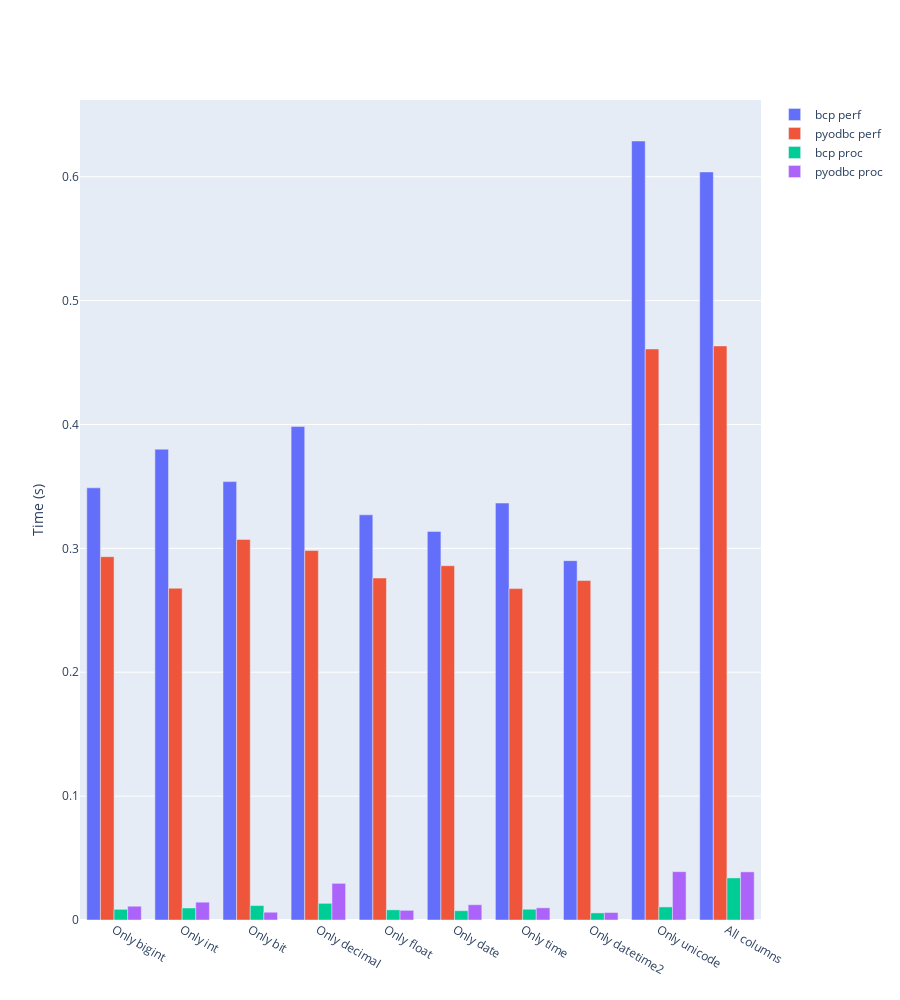

Source (notebook cell):
### Markdown cell above
As we can see, bulk inserts can use a table lock more effectively than odbc inserts.

## Small Batchsize

The next benchmark demonstrates that when inserting small amounts of rows, the fact that odbc can cache the database connection and bcp needs to reconnect for every bulk insert (as it runs in a subprocess) can be more important than bcp's better performance

### Code cell
benchmark(list(gen_fns.keys())[:-2], False, 1_000, True)

### Figure 1 — Plotly figure (JSON) as saved in the notebook; plotly's stock layout.template omitted (floating-point values rounded to 4 significant figures)
{"data": [{"name": "bcp perf", "type": "bar", "x": ["Only bigint", "Only int", "Only bit", "Only decimal", "Only float", "Only date", "Only time", "Only datetime2", "Only unicode", "All columns"], "y": [0.3488, 0.38, 0.3539, 0.3983, 0.3271, 0.3137, 0.3366, 0.2901, 0.6288, 0.6039]}, {"name": "pyodbc perf", "type": "bar", "x": ["Only bigint", "Only int", "Only bit", "Only decimal", "Only float", "Only date", "Only time", "Only datetime2", "Only unicode", "All columns"], "y": [0.2933, 0.2678, 0.3072, 0.2982, 0.2761, 0.286, 0.2675, 0.274, 0.4609, 0.4634]}, {"name": "bcp proc", "type": "bar", "x": ["Only bigint", "Only int", "Only bit", "Only decimal", "Only float", "Only date", "Only time", "Only datetime2", "Only unicode", "All columns"], "y": [0.008623, 0.009694, 0.01166, 0.01345, 0.008175, 0.007506, 0.008701, 0.00572, 0.01055, 0.03396]}, {"name": "pyodbc proc", "type": "bar", "x": ["Only bigint", "Only int", "Only bit", "Only decimal", "Only float", "Only date", "Only time", "Only datetime2", "Only unicode", "All columns"], "y": [0.01112, 0.01437, 0.006273, 0.0296, 0.007802, 0.01234, 0.009828, 0.006018, 0.03902, 0.03887]}], "layout": {"height": 1000, "yaxis": {"title": {"text": "Time (s)"}}}}
